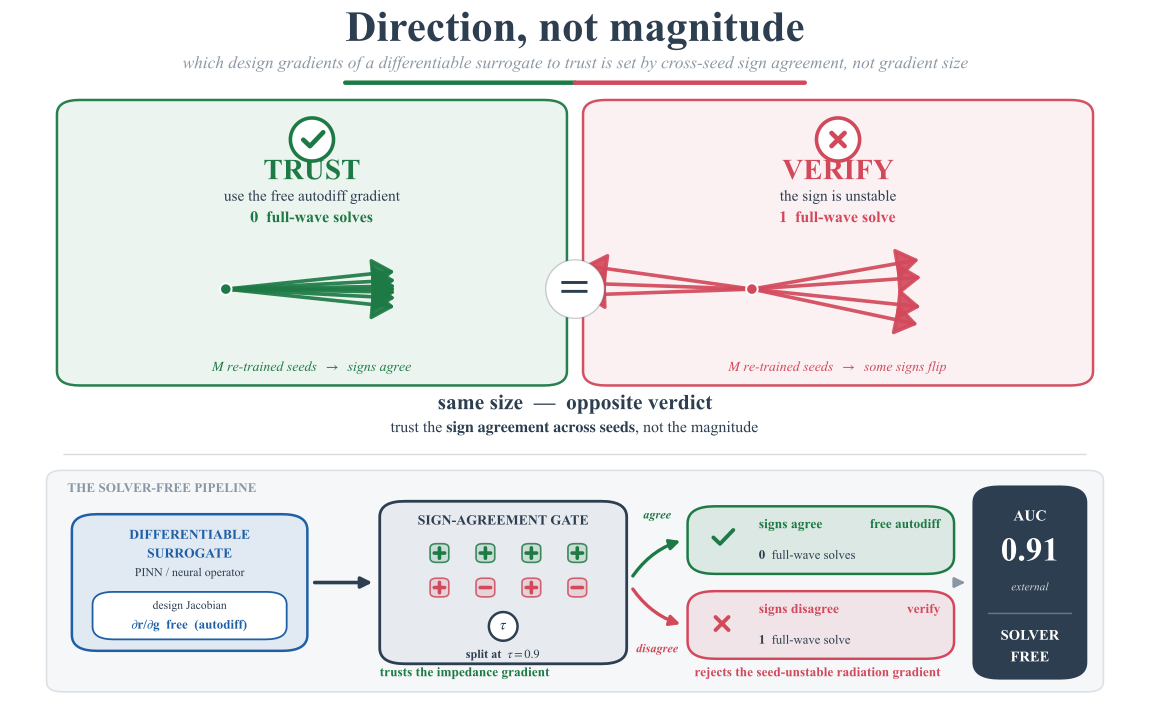

The script that saved this image:
# -*- coding: utf-8 -*-
# Elsevier graphical abstract for Paper 2 -- HYBRID "AC": hero contrast (from variant A) over a
# slim solver-free pipeline band (distilled from variant C).  One cohesive editorial banner.
#
#   TITLE   : bold "Direction, not magnitude" + one-line subtitle.
#   HERO    : "SAME MAGNITUDE, OPPOSITE TRUST" -- each design gradient drawn as a BUNDLE of M
#             equal-length re-trained-seed arrows from one common tail (left TRUST/green: a tidy
#             near-parallel rightward bundle -> signs agree; right VERIFY/red: same-length but
#             splayed, with 2-3 flipped to point left -> signs disagree); check / cross verdict
#             discs; a centre "=" badge proving the two bundles are the SAME size (same arrow
#             length); punch line "same size -- opposite verdict".
#   PIPELINE: a compact left-to-right band -- differentiable surrogate -> design Jacobian
#             dr/dg (free autodiff) -> sign-agreement GATE (tau = 0.9) -> {signs agree: free
#             autodiff, 0 solves | signs disagree: one full-wave solve} -> AUC 0.91 (external) ,
#             SOLVER-FREE payoff.
#
# CORE MESSAGE: which design gradients of a differentiable surrogate to TRUST is set by
# cross-seed SIGN AGREEMENT, not by gradient MAGNITUDE.  Solver-free where seeds agree;
# spend ONE full-wave solve only where they disagree.
#
# HONEST NUMBERS ONLY (no fabrication; provenance documented):
#   hero/payoff = AUC 0.91 predicting per-component gradient SIGN-correctness on an EXTERNAL
#                 transfer-matrix (thin-film TMM) benchmark [0.906, 95% CI [0.833, 0.965];
#                 880 pooled comps -- see AUC_CONFIDENCE_INTERVALS.md].
#   tag         = "solver-free".
#   gate        = split at tau = 0.9 (reliability.npz: thr = 0.9).
#   verdict     = "trusts the impedance gradient, rejects the seed-unstable radiation gradient"
#                 (reliability.npz: sa_resp = 1.0 for impedance/responsive comps -> trusted;
#                  sa_rad = 0.5-0.7 < tau = 0.9 for radiation comps -> flagged. Verified.)
#   We deliberately do NOT headline "63% fewer solves" (scoped to a controlled spectrum).
#
# Self-contained: needs only matplotlib (numbers are quoted constants with provenance above).
import os
os.environ['KMP_DUPLICATE_LIB_OK'] = 'TRUE'
import numpy as np
import matplotlib
matplotlib.use('Agg')
import matplotlib.pyplot as plt
import matplotlib.colors as mcolors
from matplotlib.patches import FancyBboxPatch, FancyArrowPatch, Ellipse, Circle

DIR = os.path.dirname(os.path.abspath(__file__))

# ---------------- palette (cohesive, refined -- matched to references) ----------------
INK = '#2c3e50'    # slate ink -- all text
GRN = '#1e7a45'    # trust  (signs agree)
RED = '#d1495b'    # verify (signs disagree) -- soft rose-red
BLU = '#1f5fa6'    # surrogate / neutral nodes
MUT = '#8a97a3'    # muted grey -- secondary marks / connectors
PANEL = '#f5f7f9'  # soft card fill
EDGE = '#dce1e6'   # soft card edge


def tint(c, a):
    """Soft tint: colour c at alpha a (returns rgba tuple)."""
    r = list(mcolors.to_rgba(c)); r[3] = a; return tuple(r)


plt.rcParams.update({
    'font.family': 'serif', 'font.serif': ['Times New Roman'],
    'mathtext.fontset': 'stix', 'pdf.fonttype': 42, 'ps.fonttype': 42,
    'axes.linewidth': 0.0,
    'text.color': INK, 'axes.labelcolor': INK, 'xtick.color': INK, 'ytick.color': INK,
})

# ---- taller canvas so the hero contrast and the pipeline band each get room ----
FW, FH = 11.5, 7.2
fig = plt.figure(figsize=(FW, FH))
fig.patch.set_facecolor('white')
# single full-canvas axes in 0..1 coords -> everything placed by hand (no clipping)
ax = fig.add_axes([0, 0, 1, 1]); ax.set_xlim(0, 1); ax.set_ylim(0, 1); ax.axis('off')

# visual aspect: x-units per y-unit (a true circle has width = height / ASP)
ASP = FW / FH


# ============================================================ helpers (drawn marks, nodes)
def draw_check(cx, cy, s, color, lw=2.6, z=14):
    """Hand-drawn check mark (robust; no glyph-tofu risk). s in y-units; x widened by ASP."""
    ax.plot([cx - 0.60 * s / ASP, cx - 0.14 * s / ASP, cx + 0.78 * s / ASP],
            [cy - 0.02 * s, cy - 0.46 * s, cy + 0.50 * s],
            color=color, lw=lw, solid_capstyle='round', solid_joinstyle='round',
            zorder=z, clip_on=False)


def draw_cross(cx, cy, s, color, lw=2.6, z=14):
    """Hand-drawn x mark (robust). s in y-units; x widened by ASP for a true square cross."""
    ax.plot([cx - 0.50 * s / ASP, cx + 0.50 * s / ASP], [cy - 0.50 * s, cy + 0.50 * s],
            color=color, lw=lw, solid_capstyle='round', zorder=z, clip_on=False)
    ax.plot([cx - 0.50 * s / ASP, cx + 0.50 * s / ASP], [cy + 0.50 * s, cy - 0.50 * s],
            color=color, lw=lw, solid_capstyle='round', zorder=z, clip_on=False)


def rounded(x, y, w, h, fc, ec, lw=1.6, rad=0.10, z=2, ls='-'):
    """Rounded card. Transparency lives in `fc` (rgba) only -- no patch-level alpha."""
    p = FancyBboxPatch((x, y), w, h,
                       boxstyle=f'round,pad=0.0,rounding_size={rad}',
                       facecolor=fc, edgecolor=ec, lw=lw, zorder=z, ls=ls)
    ax.add_patch(p); return p


def connect(p0, p1, color=MUT, lw=2.4, z=5, rad=0.0, mut=15, sA=2, sB=2):
    a = FancyArrowPatch(p0, p1, connectionstyle=f'arc3,rad={rad}',
                        arrowstyle='-|>', mutation_scale=mut, lw=lw, color=color,
                        shrinkA=sA, shrinkB=sB, zorder=z, joinstyle='round', capstyle='round')
    ax.add_patch(a); return a


# ============================================================ TITLE BLOCK
ax.text(0.5, 0.957, 'Direction, not magnitude', ha='center', va='center',
        fontsize=31, fontweight='bold', color=INK)
ax.text(0.5, 0.911,
        'which design gradients of a differentiable surrogate to trust is set by '
        'cross-seed sign agreement, not gradient size',
        ha='center', va='center', fontsize=12.5, color=MUT, style='italic')
# two-stream accent rule under the title (trust-green -> verify-red)
ax.plot([0.300, 0.500], [0.885, 0.885], color=GRN, lw=3.2, solid_capstyle='round', zorder=3)
ax.plot([0.500, 0.700], [0.885, 0.885], color=RED, lw=3.2, solid_capstyle='round', zorder=3)

# ============================================================ HERO BLOCK (dominant focal point)
#   two contrast panels (left = TRUST / green, right = VERIFY / red)
PY0, PY1 = 0.470, 0.855          # panel vertical extent
LPX0, LPX1 = 0.055, 0.487        # left card x-extent
RPX0, RPX1 = 0.513, 0.945        # right card x-extent

for x0, x1, col, al in [(LPX0, LPX1, GRN, 0.085), (RPX0, RPX1, RED, 0.075)]:
    ax.add_patch(FancyBboxPatch((x0, PY0), x1 - x0, PY1 - PY0,
                 boxstyle='round,pad=0.006,rounding_size=0.020',
                 facecolor=tint(col, al), edgecolor=tint(col, 0.95), lw=1.8, zorder=1))

LCx = 0.5 * (LPX0 + LPX1)        # left panel centre x
RCx = 0.5 * (RPX0 + RPX1)        # right panel centre x

# --- geometry of the hero bundles: each gradient = a BUNDLE of M equal-length seed arrows
#     sharing ONE common tail.  Same arrow length on both sides => SAME MAGNITUDE. ---
M = 7
ARR_Y = 0.598                    # baseline y the bundles are centred on
SEED_LEN = 0.150                 # common arrow length (identical on both sides)
TAILx = lambda cx: cx - 0.5 * SEED_LEN   # common tail x (bundle centred in panel)


def seed_bundle(cx, angles_deg, col, clip):
    """A tidy bundle of M equal-length arrows from one common tail, splayed by `angles_deg`
    (deg, 0 = +x = 'positive sign'; ~180 = flipped/'negative sign'). All arrows identical
    length => the bundle's reach encodes the (shared) gradient MAGNITUDE."""
    tail = np.array([TAILx(cx), ARR_Y])
    for ang in angles_deg:
        th = np.deg2rad(ang)
        tip = tail + np.array([SEED_LEN * np.cos(th), SEED_LEN * np.sin(th) * ASP])
        a = FancyArrowPatch(tuple(tail), tuple(tip),
                            arrowstyle='-|>,head_width=0.62,head_length=0.9',
                            mutation_scale=15, lw=2.6, color=col, zorder=6,
                            capstyle='round', joinstyle='round', alpha=0.92)
        a.set_clip_path(clip)
        ax.add_patch(a)
    # common-tail hub disc
    ax.add_patch(Ellipse((tail[0], tail[1]), width=0.016 / ASP, height=0.016,
                 facecolor=col, edgecolor='white', lw=1.4, zorder=8))


# clip the bundles to their own panel card
left_card = ax.patches[0]
right_card = ax.patches[1]

# LEFT: signs agree -> a tight, near-parallel rightward bundle (all arrows point right)
left_ang = np.array([6.0, 3.0, 1.0, -1.0, -3.0, -6.0, 0.0])
seed_bundle(LCx, left_ang, GRN, left_card)
# RIGHT: signs disagree -> same length, splayed, with 3 of 7 clearly FLIPPED to point left
#   flipped arrows kept near-horizontal (~175 deg) so they do NOT shoot up into the text
right_ang = np.array([10.0, 4.0, -6.0, 178.0, -178.0, 172.0, -12.0])
seed_bundle(RCx, right_ang, RED, right_card)

# small explanatory tags under each bundle
ax.text(LCx, ARR_Y - 0.110, r'$M$ re-trained seeds  $\rightarrow$  signs agree',
        ha='center', va='center', fontsize=10.0, color=GRN, style='italic')
ax.text(RCx, ARR_Y - 0.110, r'$M$ re-trained seeds  $\rightarrow$  some signs flip',
        ha='center', va='center', fontsize=10.0, color=RED, style='italic')


# --- verdict badges (check / cross) inside coloured discs, top of each panel ---
def verdict(cx, cy, col, mark):
    ax.add_patch(Ellipse((cx, cy), width=0.060 / ASP, height=0.060,
                 facecolor='white', edgecolor=col, lw=2.6, zorder=9))
    if mark == 'check':
        draw_check(cx, cy, 0.020, col, lw=3.4, z=11)
    else:
        draw_cross(cx, cy, 0.018, col, lw=3.4, z=11)


VY = 0.806
verdict(LCx, VY, GRN, 'check')
verdict(RCx, VY, RED, 'cross')

# --- panel headline labels ---
ax.text(LCx, 0.760, 'TRUST', ha='center', va='center', fontsize=21,
        fontweight='bold', color=GRN, zorder=9)
ax.text(LCx, 0.726, 'use the free autodiff gradient', ha='center', va='center',
        fontsize=11.0, color=INK, zorder=9)
ax.text(LCx, 0.696, r'$\mathbf{0}$  full-wave solves', ha='center', va='center',
        fontsize=11.5, color=GRN, zorder=9, fontweight='bold')

ax.text(RCx, 0.760, 'VERIFY', ha='center', va='center', fontsize=21,
        fontweight='bold', color=RED, zorder=9)
ax.text(RCx, 0.726, 'the sign is unstable', ha='center', va='center',
        fontsize=11.0, color=INK, zorder=9)
ax.text(RCx, 0.696, r'$\mathbf{1}$  full-wave solve', ha='center', va='center',
        fontsize=11.5, color=RED, zorder=9, fontweight='bold')

# central "=" on the equator -- proof the two design gradients have identical size
ax.text(0.5, ARR_Y, r'$=$', ha='center', va='center', fontsize=32, color=INK,
        fontweight='bold', zorder=7,
        bbox=dict(boxstyle='circle,pad=0.16', facecolor='white',
                  edgecolor=tint(INK, 0.25), lw=1.0))

# --- punch line strip just under the hero panels ---
ax.text(0.5, 0.438, 'same size  —  opposite verdict', ha='center', va='center',
        fontsize=15.5, fontweight='bold', color=INK)
ax.text(0.5, 0.404,
        r'trust the $\mathbf{sign\ agreement\ across\ seeds}$, not the magnitude',
        ha='center', va='center', fontsize=11.5, color=INK)

# ============================================================ DIVIDER (hero | pipeline)
ax.plot([0.055, 0.945], [0.368, 0.368], color=tint(INK, 0.18), lw=1.0,
        solid_capstyle='round', zorder=1)

# ============================================================ PIPELINE BAND (slim supporting)
#  tinted strip background so the band reads as a distinct supporting unit
SBY0, SBY1 = 0.038, 0.346
ax.add_patch(FancyBboxPatch((0.040, SBY0), 0.920, SBY1 - SBY0,
             boxstyle='round,pad=0.0,rounding_size=0.014',
             facecolor=PANEL, edgecolor=EDGE, lw=1.2, zorder=0))

# tiny stage caption (top-left of the band)
ax.text(0.058, SBY1 - 0.026, 'THE SOLVER-FREE PIPELINE', ha='left', va='center',
        fontsize=9.5, color=MUT, fontweight='bold')

yc = 0.190                       # pipeline lane centre y

# ---- node 1: differentiable surrogate (with autodiff Jacobian chip) ----
n1x, n1w = 0.062, 0.205
n1h = 0.190; n1y = yc - n1h / 2
rounded(n1x, n1y, n1w, n1h, tint(BLU, 0.09), BLU, lw=1.8, rad=0.022, z=2)
ax.text(n1x + n1w / 2, n1y + n1h - 0.030, 'DIFFERENTIABLE', ha='center', va='center',
        fontsize=9.8, color=BLU, fontweight='bold')
ax.text(n1x + n1w / 2, n1y + n1h - 0.056, 'SURROGATE', ha='center', va='center',
        fontsize=9.8, color=BLU, fontweight='bold')
ax.text(n1x + n1w / 2, n1y + n1h - 0.082, 'PINN / neural operator', ha='center', va='center',
        fontsize=8.6, color=INK)
# Jacobian chip inside
jx, jw = n1x + 0.018, n1w - 0.036
jh = 0.066; jy = n1y + 0.016
rounded(jx, jy, jw, jh, 'white', BLU, lw=1.3, rad=0.018, z=3)
ax.text(jx + jw / 2, jy + jh * 0.70, 'design Jacobian', ha='center', va='center',
        fontsize=8.4, color=INK)
ax.text(jx + jw / 2, jy + jh * 0.28,
        r'$\partial \mathbf{r}/\partial \mathbf{g}$  free  (autodiff)', ha='center',
        va='center', fontsize=9.4, color=BLU, fontweight='bold')

# ---- node 2: the GATE ----
n2x, n2w = 0.330, 0.215
n2h = 0.226; n2y = yc - n2h / 2
rounded(n2x, n2y, n2w, n2h, tint(MUT, 0.13), INK, lw=2.0, rad=0.022, z=2)
ax.text(n2x + n2w / 2, n2y + n2h - 0.028, 'SIGN-AGREEMENT GATE', ha='center', va='center',
        fontsize=10.0, color=INK, fontweight='bold')
# two tidy rows of per-seed SIGN CHIPS: all "+" (agree, green) / alternating "+/-" (disagree)
def sign_chip(cx, cy, sgn, col):
    """One sign rendered inside a small rounded square chip (deliberate, evenly spaced)."""
    cs = 0.026                                   # chip side (y-units); width widened by ASP
    cw = cs / ASP
    ax.add_patch(FancyBboxPatch((cx - cw / 2, cy - cs / 2), cw, cs,
                 boxstyle='round,pad=0.0,rounding_size=0.006',
                 facecolor=tint(col, 0.14), edgecolor=tint(col, 0.85), lw=1.2, zorder=4))
    # draw the glyph as short strokes (consistent weight; minus never looks thin)
    hl = 0.0072                                  # half stroke length (y-units)
    ax.plot([cx - hl / ASP, cx + hl / ASP], [cy, cy], color=col, lw=2.6,
            solid_capstyle='round', zorder=5)    # horizontal bar (both + and -)
    if sgn == '+':
        ax.plot([cx, cx], [cy - hl, cy + hl], color=col, lw=2.6,
                solid_capstyle='round', zorder=5)  # vertical bar -> plus
chip_dx = 0.040                                  # even chip spacing
gxc = n2x + 0.052
ry1 = n2y + n2h - 0.072
ry2 = n2y + n2h - 0.120
for j, sgn in enumerate(['+', '+', '+', '+']):
    sign_chip(gxc + j * chip_dx, ry1, sgn, GRN)
for j, sgn in enumerate(['+', '-', '+', '-']):
    sign_chip(gxc + j * chip_dx, ry2, sgn, RED)
# split node at tau = 0.9
nx, ny = n2x + n2w / 2, n2y + 0.052
ax.add_patch(Ellipse((nx, ny), width=0.040 / ASP, height=0.040,
             facecolor='white', edgecolor=INK, lw=1.8, zorder=6))
ax.text(nx, ny, r'$\tau$', ha='center', va='center', fontsize=11, color=INK,
        fontweight='bold', zorder=7)
ax.text(nx, n2y + 0.012, r'split at  $\tau = 0.9$', ha='center', va='center',
        fontsize=8.8, color=INK, fontweight='bold')

# ---- node 3: two outcomes (stacked) ----
n3x, n3w = 0.598, 0.232
o_h = 0.094
oTy = yc + 0.012                 # TRUST outcome (top)
rounded(n3x, oTy, n3w, o_h, tint(GRN, 0.12), GRN, lw=1.8, rad=0.024, z=2)
draw_check(n3x + 0.030, oTy + o_h / 2 + 0.004, 0.020, GRN, lw=2.8)
ax.text(n3x + 0.062, oTy + o_h - 0.026, 'signs agree  ', ha='left', va='center',
        fontsize=9.8, color=GRN, fontweight='bold')
ax.text(n3x + n3w - 0.012, oTy + o_h - 0.026, 'free autodiff', ha='right', va='center',
        fontsize=9.6, color=GRN, fontweight='bold')
ax.text(n3x + 0.062, oTy + 0.024, r'$\mathbf{0}$  full-wave solves', ha='left', va='center',
        fontsize=9.2, color=INK)

oVy = yc - 0.012 - o_h           # VERIFY outcome (bottom)
rounded(n3x, oVy, n3w, o_h, tint(RED, 0.11), RED, lw=1.8, rad=0.024, z=2)
draw_cross(n3x + 0.030, oVy + o_h / 2 + 0.002, 0.018, RED, lw=2.8)
ax.text(n3x + 0.062, oVy + o_h - 0.026, 'signs disagree', ha='left', va='center',
        fontsize=9.8, color=RED, fontweight='bold')
ax.text(n3x + n3w - 0.012, oVy + o_h - 0.026, 'verify', ha='right', va='center',
        fontsize=9.6, color=RED, fontweight='bold')
ax.text(n3x + 0.062, oVy + 0.024, r'$\mathbf{1}$  full-wave solve', ha='left', va='center',
        fontsize=9.2, color=INK)

# ---- connectors between the three nodes ----
connect((n1x + n1w + 0.004, yc), (n2x - 0.004, yc), color=INK, lw=2.6, mut=16)
connect((n2x + n2w + 0.004, yc + 0.006), (n3x - 0.004, oTy + o_h / 2),
        color=GRN, lw=2.4, rad=-0.18, mut=15)
connect((n2x + n2w + 0.004, yc - 0.006), (n3x - 0.004, oVy + o_h / 2),
        color=RED, lw=2.4, rad=0.18, mut=15)
# branch-arrow labels (agree on the green branch -> TRUST; disagree on the red -> VERIFY)
brx = 0.5 * (n2x + n2w + n3x)                     # midpoint x between gate and outcomes
ax.text(brx, oTy + o_h / 2 + 0.034, 'agree', ha='center', va='center',
        fontsize=8.8, color=GRN, fontweight='bold', style='italic', zorder=8)
ax.text(brx, oVy + o_h / 2 - 0.034, 'disagree', ha='center', va='center',
        fontsize=8.8, color=RED, fontweight='bold', style='italic', zorder=8)

# ---- payoff panel (right end of the band): AUC 0.91 + SOLVER-FREE ----
pbx, pbw = 0.846, 0.100
pbh = 0.270; pby = yc - pbh / 2
rounded(pbx, pby, pbw, pbh, INK, 'none', lw=0, rad=0.024, z=3)
connect((n3x + n3w + 0.004, yc), (pbx - 0.004, yc), color=MUT, lw=2.2, mut=14)
ax.text(pbx + pbw / 2, pby + pbh - 0.044, 'AUC', ha='center', va='center',
        fontsize=11, color='white', fontweight='bold', zorder=5)
ax.text(pbx + pbw / 2, pby + pbh - 0.094, '0.91', ha='center', va='center',
        fontsize=24, color='white', fontweight='bold', zorder=5)
ax.text(pbx + pbw / 2, pby + pbh - 0.142, 'external', ha='center', va='center',
        fontsize=8.2, color=tint('white', 0.78), style='italic', zorder=5)
ax.plot([pbx + 0.014, pbx + pbw - 0.014], [pby + 0.092, pby + 0.092],
        color=tint('white', 0.30), lw=1.0, zorder=5)
ax.text(pbx + pbw / 2, pby + 0.060, 'SOLVER', ha='center', va='center',
        fontsize=10.5, color='white', fontweight='bold', zorder=5)
ax.text(pbx + pbw / 2, pby + 0.030, 'FREE', ha='center', va='center',
        fontsize=10.5, color='white', fontweight='bold', zorder=5)

# ---- honest concrete verdict line (bottom of the band; no tick/cross -- colour carries it) ----
vy_line = SBY0 + 0.026
ax.text(0.330, vy_line, 'trusts the impedance gradient', ha='left', va='center',
        fontsize=9.6, color=GRN, fontweight='bold')
ax.text(0.604, vy_line, 'rejects the seed-unstable radiation gradient',
        ha='left', va='center', fontsize=9.6, color=RED, fontweight='bold')

# ============================================================ save
out_pdf = os.path.join(DIR, 'fig_graphical_p2_AC.pdf')
out_png = os.path.join(DIR, 'fig_graphical_p2_AC.png')
fig.savefig(out_pdf)
fig.savefig(out_png, dpi=150)
plt.close(fig)
try:
    from PIL import Image
    w, h = Image.open(out_png).size
    print(f'fig_graphical_p2_AC (hybrid hero + pipeline): PNG {w}x{h} px -> {DIR}')
except Exception:
    print('fig_graphical_p2_AC: written')
